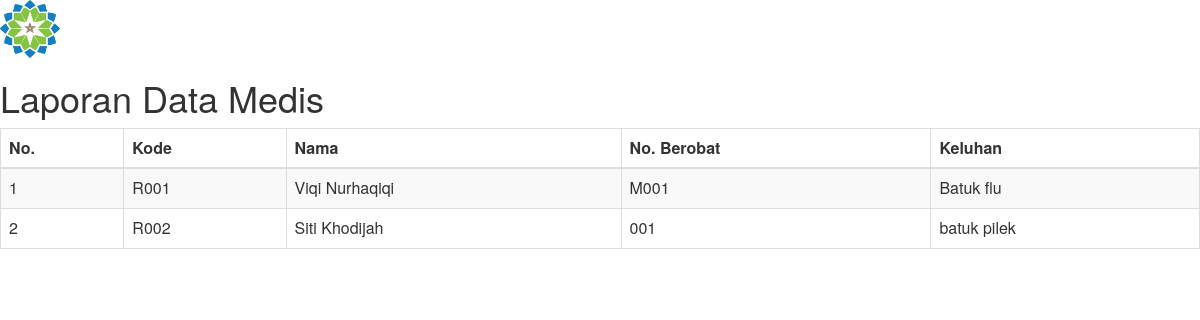
Page /l_datarekap.php on the committed database.
### tables this page shows
CREATE TABLE `rekap_medis` (
  `id` int(11) NOT NULL,
  `kode` char(20) NOT NULL DEFAULT '0',
  `nama` varchar(50) NOT NULL DEFAULT '0',
  `kode_pasien` char(20) NOT NULL DEFAULT '0',
  `keluhan` text NOT NULL,
  `obat` char(20) NOT NULL DEFAULT '0'
);

### l_datarekap.php (the view, shortened to what this page needs)
<html>
<head>
<link href="assets/css/bootstrap.min.css" rel="stylesheet">
</head>
<body>
<img src="assets/img/uin.png" alt="Logo Uin" style="width: 5%;">
<h1>Laporan Data Medis</h1>
	<table class="table table-striped table-bordered data">
	    <thead>
			<tr>
	        	<th>No. </th>
	        	<th>Kode</th>
	            <th>Nama</th>
	            <th>No. Berobat</th>
	            <th>Keluhan</th>
			</tr>
	    </thead>
	    <tbody>
	    	<?php
				include('db/koneksi_d.php');
	            $query = mysqli_query($conn, "SELECT * FROM rekap_medis ORDER BY kode ASC");
	            if(mysqli_num_rows($query) == 0){
	            	echo '<tr><td colspan="6">Tidak ada data!</td></tr>';
	            }else{
	           	$no = 1;
	            while($data = mysqli_fetch_assoc($query)){
				echo '<tr>';
	            	echo '<td>'.$no.'</td>';
	                echo '<td>'.$data['kode'].'</td>';
					echo '<td>'.$data['nama'].'</td>';
	                echo '<td>'.$data['kode_pasien'].'</td>';
	                echo '<td>'.$data['keluhan'].'</td>';
				echo '</tr>';
	            $no++;
	            }
	            }
	        ?>
		</tbody>
	</table>
</body>
</html>

### rows in the picture
rekap_medis: kode "R001", nama "Viqi Nurhaqiqi", kode_pasien "M001", keluhan "Batuk flu"
rekap_medis: kode "R002", nama "Siti Khodijah", kode_pasien "001", keluhan "batuk pilek"
